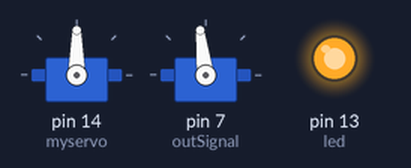
The sketch below on a simulated Arduino Uno, built with avr-gcc and run on an emulated ATmega328P. On the bench: 2 × servo, output pins drawn as LEDs (lit = HIGH). Wiring (inferred from the names in the program): servo: signal pin 7. Servo pulses on a pin are drawn as a servo (544–2400 µs = 0–180°); pins used as bus, display or sensor lines are not drawn; what the sketch prints to the serial monitor is not drawn.

Above: at 0.1 s.
Timing chart, 0 to 2.5 s (numbered marks = the images above):
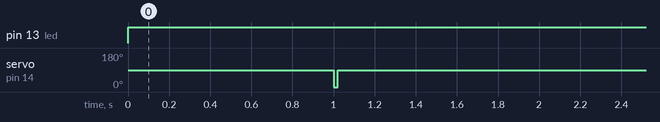

Measured:
- by itself, pin 13 (led): LOW → HIGH at 0.00 s
- by itself, servo on pin 14 (myservo): 90° → 0° at 1.0 s, → 90° 0.02 s later

The sketch:

drone_motion.ino
```cpp
// Include the servo library and create a Servo object (for steering)
 #include <Servo.h>
 Servo myservo;

// Program options
#define MEASURE_TIMING 0    // Measure and display pulse timing
#define SWEEP_STEERING 0    // Sweep the stearing back and forth
#define DRIVE_FORWARD  0    // Drive forward at a given speed
#define DRIVE_BACKWARD 0    // Drive backward at a given speed
#define DRIVE_FWD_BWD  1    // Drive forward then backward

// Pin assignments
int led = 13;         // LED on Teensy 3.0
int btn = 17;         // Button to control start and stop of drive program
int outSignal = 7;   // Output signal to control ESC (electronic speed controller)
int inSignal = 7;    // Input signal from the remote receiver that controls ESC (learn signal pattern)
int steering = 4;    // Output PWM signal to control steering
int rpmsensor = 5;

// Variables to control signal timing
unsigned long refTime = 0;  // Starting reference time for the rising or falling edge of signal
unsigned int initTime = 0;  // Initial system time reference to create delay before starting program (reverse requires a delay before starting
unsigned int nLow = 8435;   // Duration of low outSignal for neutral signal
unsigned int nHigh = 1494;  // Duration of high outSignal for neutral signal
unsigned int aLow,aHigh;    // Low and high durations to control ESC (multiple of nLow and nHigh)
bool highState = false;     // Current state of signal (low or high)
unsigned long startDelay = 3000000; // Length of time (microseconds) to wait before string the program (needed for reverse signal)

// Variables to control steering
int wheelPos = 175;           // Wheel position as determined by servo postion (between 0 and 180)
bool wpForward = true;      // Current direction of sweep
unsigned int wpRefTime = 0; // Wheep position reference time
unsigned wpDelay = 10000;      // Number of micro seconds to wait between adjustments

// Variables for a generic wait timer
int waitRefTime = 0;        // Reference timer for a generic wait timer
int systemMode = 0;

int counter=0;

// the setup routine runs once when you press reset:
void setup() {
  // Set output pins
  pinMode(led, OUTPUT);
  pinMode(outSignal,OUTPUT);
  pinMode(rpmsensor, INPUT_PULLUP);
  pinMode(13, OUTPUT);
  pinMode(15, INPUT);

  // Set the pin to control the servo
  myservo.attach(14);

  // Set the default pulse timings
  aLow = nLow;
  aHigh = nHigh;

  // Start serial communication
  Serial.begin(38400);
}

// Measure pulse timings from receiver
void MeasurePulseTiming() {
  Serial.print(pulseIn(outSignal,HIGH));
  Serial.print(",");
  Serial.println(pulseIn(outSignal,LOW));
}

// Sweep steering back and forth


// Drive forward at speed given (percentage of full power) after driveDelay micro seconds
void DriveForward(int speed, int driveDelay) {


  if (refTime == 0) refTime = micros();
  if (initTime == 0) initTime = micros();
  if (micros() - initTime > driveDelay) {
    aLow = (1-speed/100.0) * nLow;
    aHigh = (1+speed/100.0) * nHigh;
  }

  if (!highState) {
    if (micros() - refTime > aLow) {
      //Serial.print(micros() - refTime);
      //Serial.print(",");
      refTime = micros();
      highState = !highState;
      digitalWrite(outSignal,HIGH);
      Serial.println(1);
    }
  }
  else {
    if (micros() - refTime > aHigh) {
      //Serial.println(micros() - refTime);
      refTime = micros();
      highState = !highState;
      digitalWrite(outSignal,LOW);
      Serial.println(0);
    }
  }

}

// Drive forward at speed given (percentage of full power) after driveDelay micro seconds
void DriveBackward(int speed, int driveDelay) {
  DriveForward(-speed,driveDelay);
}

// the loop routine runs over and over again forever:
void loop() {
digitalWrite (13, HIGH);
  if (counter >= 20) {
//    Serial.println(digitalRead(rpmsensor));
    counter = 0;
  }
  counter++;

  if (DRIVE_FWD_BWD) {
    if (waitRefTime == 0) waitRefTime = micros();
    if (micros() - waitRefTime > 1000000) {
      systemMode++;
      waitRefTime = micros();
    }
    switch (systemMode) {
      case 0: DriveForward(0,0); break; //Neutral for 3 seconds
      case 1: myservo.write(0); break;
      case 2: DriveBackward(7,0); break; //Drive forwards for 3 seconds
      //case 3: DriveForward(0,0); break; //Neutral for 3
      case 3: DriveBackward(7,0); break; // Drive forwards for 3 seconds
      //case 4: DriveForward(0,0); break;
      case 4: DriveBackward(7,0); break;
      //case 5: DriveForward(0,0); break;
      case 5: DriveBackward(7,0); break;
      //case 7: DriveForward(0,0); break;
      //case 6: DriveBackward(7,0); break;
      //case 8: DriveForward(0,0); break;
      //case 7:DriveBackward(7,0); break;
      //case 8: DriveBackward(7,0); break;
      case 6: DriveForward(0,0); break;
      case 7: myservo.write(180); break;
      case 8: DriveBackward(7,0); break; //Drive forwards for 3 seconds
      //case 3: DriveForward(0,0); break; //Neutral for 3
      case 9: DriveBackward(7,0); break; // Drive forwards for 3 seconds
      //case 10: DriveForward(0,0); break;
      case 10: DriveBackward(8,0); break;
      //case 5: DriveForward(0,0); break;
      case 11: DriveBackward(8,0); break;
      //case 7: DriveForward(0,0); break;
      //case 15: DriveBackward(7,0); break;
      //case 8: DriveForward(0,0); break;
      //case 16:DriveBackward(7,0); break;
      //case 17: DriveBackward(7,0); break;
      case 12: DriveForward(0,0); break;
      case 13: myservo.write(0); break;
      case 14: myservo.write(180); break;
      case 15: myservo.write(0); break;
      case 16: myservo.write(180); break;
      case 17: myservo.write(90); break;


    }
  }
}
```

DriveForwardFor3Sec.cpp
```cpp
// Include the servo library and create a Servo object (for steering)
 #include <Servo.h>
 Servo myservo;

// Program options
#define MEASURE_TIMING 0    // Measure and display pulse timing
#define SWEEP_STEERING 0    // Sweep the stearing back and forth
#define DRIVE_FORWARD  0    // Drive forward at a given speed
#define DRIVE_BACKWARD 0    // Drive backward at a given speed
#define DRIVE_FWD_BWD  1    // Drive forward then backward

// Pin assignments
int led = 13;         // LED on Teensy 3.0
int btn = 17;         // Button to control start and stop of drive program
int outSignal = 8;   // Output signal to control ESC (electronic speed controller)
int inSignal = 8;    // Input signal from the remote receiver that controls ESC (learn signal pattern)
int steering = 4;    // Output PWM signal to control steering
int pos = 0;

// Variables to control signal timing
unsigned long refTime = 0;  // Starting reference time for the rising or falling edge of signal
unsigned int initTime = 0;  // Initial system time reference to create delay before starting program (reverse requires a delay before starting
unsigned int nLow = 8435;   // Duration of low outSignal for neutral signal
unsigned int nHigh = 1494;  // Duration of high outSignal for neutral signal
unsigned int aLow,aHigh;    // Low and high durations to control ESC (multiple of nLow and nHigh)
bool highState = false;     // Current state of signal (low or high)
unsigned long startDelay = 5000000; // Length of time (microseconds) to wait before string the program (needed for reverse signal)

// Variables to control steering
int wheelPos = 0;           // Wheel position as determined by servo postion (between 0 and 180)
bool wpForward = true;      // Current direction of sweep
unsigned int wpRefTime = 0; // Wheep position reference time
unsigned wpDelay = 10000;      // Number of micro seconds to wait between adjustments

// Variables for a generic wait timer
int waitRefTime = 0;        // Reference timer for a generic wait timer
int systemMode = 0;

// the setup routine runs once when you press reset:
void setup() {
  // Set output pins
  pinMode(led, OUTPUT);
  pinMode(outSignal,OUTPUT);

  // Set the pin to control the servo
  myservo.attach(steering);
  myservo.attach(4);

  // Set the default pulse timings
  aLow = nLow;
  aHigh = nHigh;

  // Start serial communication
  Serial.begin(38400);
}

// Measure pulse timings from receiver
void MeasurePulseTiming() {
  Serial.print(pulseIn(outSignal,HIGH));
  Serial.print(",");
  Serial.println(pulseIn(outSignal,LOW));
}

// Sweep steering back and forth


// Drive forward at speed given (percentage of full power) after driveDelay micro seconds
void DriveForward(int speed, int driveDelay) {


  if (refTime == 0) refTime = micros();
  if (initTime == 0) initTime = micros();
  if (micros() - initTime > driveDelay) {
    aLow = (1-speed/100.0) * nLow;
    aHigh = (1+speed/100.0) * nHigh;
  }

  if (!highState) {
    if (micros() - refTime > aLow) {
      //Serial.print(micros() - refTime);
      //Serial.print(",");
      refTime = micros();
      highState = !highState;
      digitalWrite(outSignal,HIGH);
    }
  }
  else {
    if (micros() - refTime > aHigh) {
      //Serial.println(micros() - refTime);
      refTime = micros();
      highState = !highState;
      digitalWrite(outSignal,LOW);
    }
  }

}

// Drive forward at speed given (percentage of full power) after driveDelay micro seconds
void DriveBackward(int speed, int driveDelay) {
  DriveForward(-speed,driveDelay);
}

// the loop routine runs over and over again forever:
void loop() {

  // Display outSignal lengths (micro seconds)
  //if (MEASURE_TIMING) MeasurePulseTiming();

  // Sweep the steering back and forth
  //if (SWEEP_STEERING) SweepSteering();

  // Drive vehicle forward at a set speed
  //if (DRIVE_FORWARD) DriveForward(5,0);

  // Drive vehicle backward at set speed after 3 second delay
  //if (DRIVE_BACKWARD) DriveBackward(10,3000000);

  // Drive vehicle forward and backwards
  if (DRIVE_FWD_BWD) {
    if (waitRefTime == 0) waitRefTime = micros();
    if (micros() - waitRefTime > 5000000) {
      systemMode++;
      waitRefTime = micros();
    }
    switch (systemMode) {
      case 0: DriveForward(5,0); break; Serial.println(systemMode);
      myservo.write(15);

    }
  }
}
```

RealSweep.cpp
```cpp
#include <Servo.h>

Servo myservo;  // create servo object to control a servo
// twelve servo objects can be created on most boards

int pos = 0;    // variable to store the servo position

void setup() {
  myservo.attach(8);  // attaches the servo on pin 9 to the servo object
}

void loop() {
  for (pos = 0; pos <= 180; pos += 1) { // goes from 0 degrees to 180 degrees
    // in steps of 1 degree
    myservo.write(pos);              // tell servo to go to position in variable 'pos'
    delay(15);                       // waits 15ms for the servo to reach the position
  }
  for (pos = 180; pos >= 0; pos -= 1) { // goes from 180 degrees to 0 degrees
    myservo.write(pos);              // tell servo to go to position in variable 'pos'
    delay(15);                       // waits 15msp;;//.for the servo to reach the position
  }
}
```
